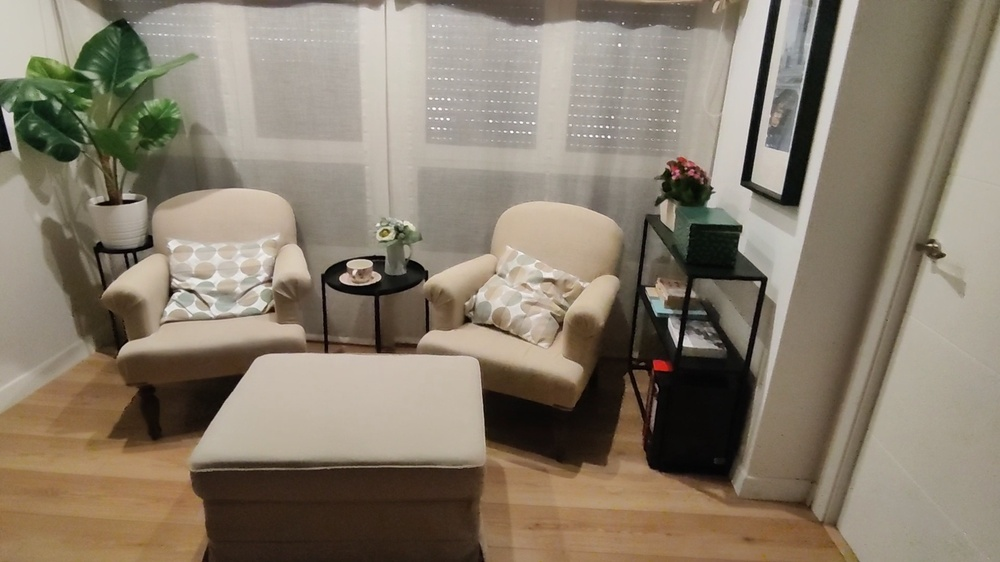
//> input picture [V3D] Vision 3D/Parte 2. Calibración de Cámaras/stereoscopic_vision/2. stereo_checkundistorted/images/monocular/cam0/00-center.jpg, 1000 x 562 px, shrunk from 1920 x 1080 before the run
$ ./stereo_checkundistorted images/monocular/cam0/00-center.jpg images/monocular/cam0/01-right.jpg   (built with g++ and OpenCV 4)
//> lines starting //> are read from the running program, lines starting //| are printed output that depends on the picture
#include <opencv2/opencv.hpp>
#include <opencv2/calib3d/calib3d.hpp>
#include <opencv2/highgui/highgui.hpp>
#include <opencv2/imgproc/imgproc.hpp>
#include <stdio.h>
#include <iostream>
using namespace std;

//Structure that contains the Stereo Pair Calbration information.
//This will be calculated using stereo_calibrate
struct StereoParams{
   cv::Mat mtxL,distL,R_L,T_L;
   cv::Mat mtxR,distR,R_R,T_R;
   cv::Mat Rot, Trns, Emat, Fmat;
};

void rectifyStereoImages(const StereoParams &sti,cv::Mat &left,cv::Mat &rigth){
   cv::Mat rect_l, rect_r, proj_mat_l, proj_mat_r, Q;
   cv::Mat Left_Stereo_Map1, Left_Stereo_Map2;
   cv::Mat Right_Stereo_Map1, Right_Stereo_Map2;
   cv::stereoRectify(sti.mtxL, sti.distL,sti.mtxR,sti.distR,left.size(),sti.Rot,sti.Trns,
                     rect_l,rect_r,proj_mat_l,proj_mat_r,
                     Q,cv::CALIB_ZERO_DISPARITY, 0);
   cv::initUndistortRectifyMap(sti.mtxL,sti.distL,rect_l,proj_mat_l,
                               left.size(),CV_16SC2,
                               Left_Stereo_Map1,Left_Stereo_Map2);
   cv::initUndistortRectifyMap(sti.mtxR,sti.distR,
                               rect_r,proj_mat_r,
                               left.size(),CV_16SC2,
                               Right_Stereo_Map1,Right_Stereo_Map2);
   cv::Mat AuxImage, Right_nice;
   cv::remap(left, AuxImage, Left_Stereo_Map1, Left_Stereo_Map2,
             cv::INTER_LANCZOS4,cv::BORDER_CONSTANT,0);
   AuxImage.copyTo(left);
   cv::remap(rigth,  AuxImage,  Right_Stereo_Map1,  Right_Stereo_Map2,
             cv::INTER_LANCZOS4,cv::BORDER_CONSTANT,0);
   AuxImage.copyTo(rigth);
}

// Global variables for mouse callback
cv::Mat originalDisplay, rectifiedDisplay;
int mouseY = -1;

// Mouse callback for drawing dynamic horizontal line
void onMouse(int event, int x, int y, int flags, void* userdata) {
    if (event == cv::EVENT_MOUSEMOVE) {
        mouseY = y;

        // Redibuja la imagen original con una linea en y
        cv::Mat originalCopy = originalDisplay.clone();
        cv::line(originalCopy, cv::Point(0, mouseY), cv::Point(originalCopy.cols, mouseY), cv::Scalar(0, 0, 255), 1);
        cv::imshow("Original Images", originalCopy);

        // Vuelve a dibujar la imagen rectificada con una linea en y
        cv::Mat rectifiedCopy = rectifiedDisplay.clone();
        cv::line(rectifiedCopy, cv::Point(0, mouseY), cv::Point(rectifiedCopy.cols, mouseY), cv::Scalar(0, 0, 255), 1);
        cv::imshow("Rectified Images", rectifiedCopy);
    }
}

int main(int argc, char *argv[]){
    if (argc != 3) {
        std::cerr << "Usage: ./stereo_checkundistorted stereo_image.jpg stereocalibrationfile.yml\n";
        return -1;
    }

    std::string stereoImagePath = argv[1];
    std::string calibrationFile = argv[2];

    cv::Mat stereoImg = cv::imread(stereoImagePath);
//> stereoImg is the input picture: 562 rows x 1000 cols, CV_8UC3; mean B, G, R 108.5, 125, 136.1

    // Split stereo image into left and right
    cv::Mat leftImg = stereoImg(cv::Rect(0, 0, stereoImg.cols / 2, stereoImg.rows)).clone();
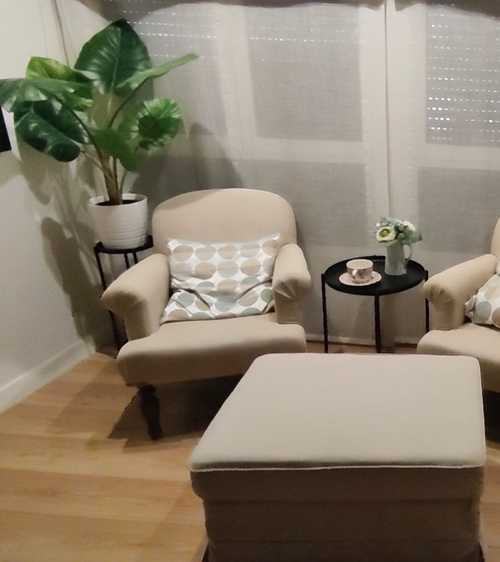
//> leftImg: 562 rows x 500 cols, CV_8UC3; mean B, G, R 110.4, 127.9, 139.2
    cv::Mat rightImg = stereoImg(cv::Rect(stereoImg.cols / 2, 0, stereoImg.cols / 2, stereoImg.rows)).clone();
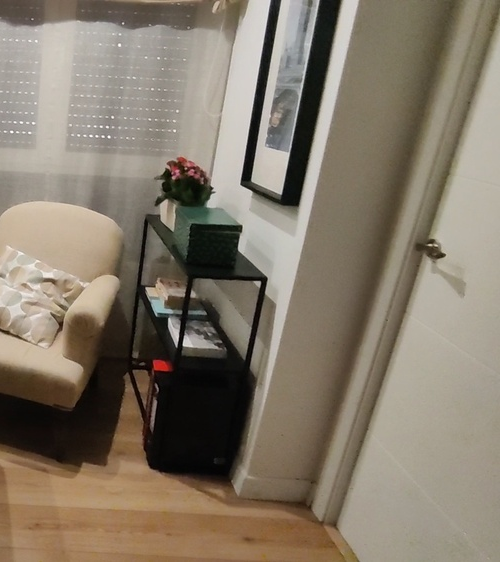
//> rightImg: 562 rows x 500 cols, CV_8UC3; mean B, G, R 106.6, 122.1, 132.9

    // Parametros de calibracion
    StereoParams params;
//> (the run ends here: the program stops with an error, at `cv::FileStorage fs(calibrationFile, cv::FileStorage::READ);`)

$ run again, on [V3D] Vision 3D/Parte 2. Calibración de Cámaras/stereoscopic_vision/2. stereo_checkundistorted/images/monocular/cam0/02-left.jpg
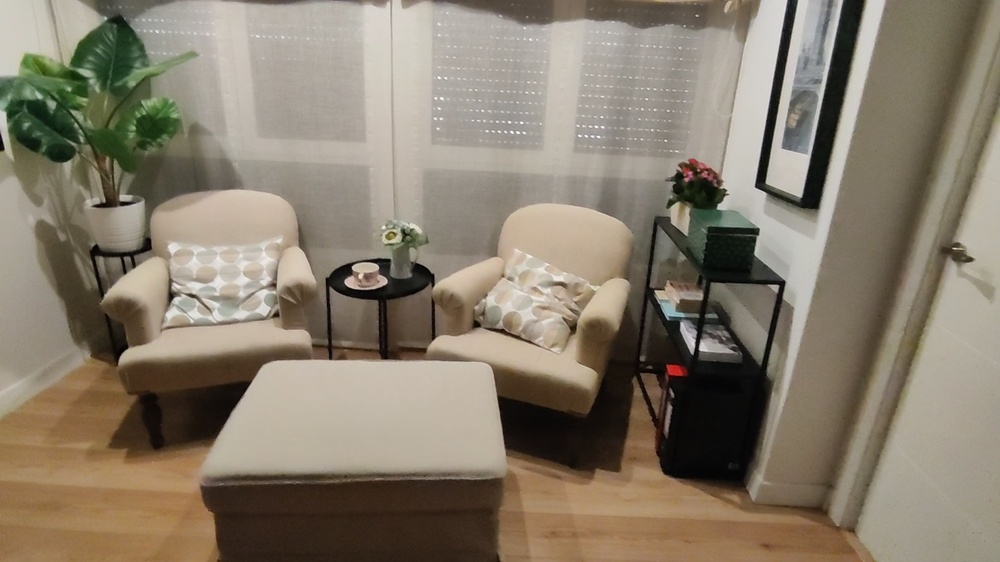
//> input picture [V3D] Vision 3D/Parte 2. Calibración de Cámaras/stereoscopic_vision/2. stereo_checkundistorted/images/monocular/cam0/02-left.jpg, 1000 x 562 px, shrunk from 1920 x 1080 before the run
//> stereoImg is the input picture: 562 rows x 1000 cols, CV_8UC3; mean B, G, R 108.6, 125, 135.5
//> `cv::Mat leftImg = stereoImg(cv::Rect(0, 0, stereoImg.cols / 2, stereoI..`:
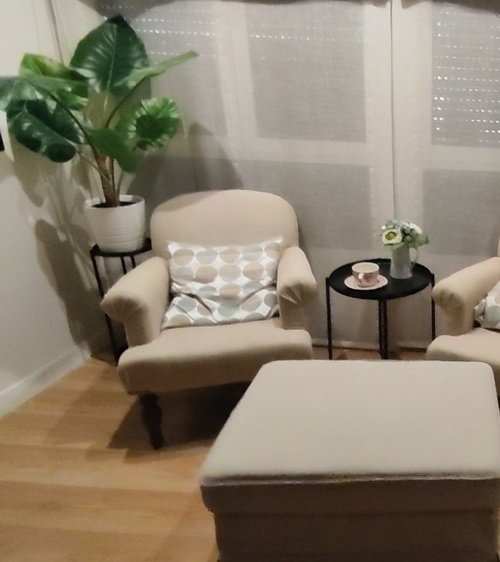
//> leftImg: 562 rows x 500 cols, CV_8UC3; mean B, G, R 111.3, 129, 139.8
//> `cv::Mat rightImg = stereoImg(cv::Rect(stereoImg.cols / 2, 0, stereoImg..`:
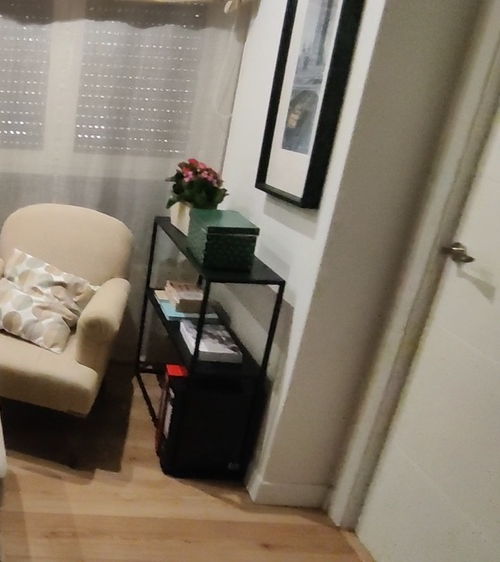
//> rightImg: 562 rows x 500 cols, CV_8UC3; mean B, G, R 106, 121, 131.3
